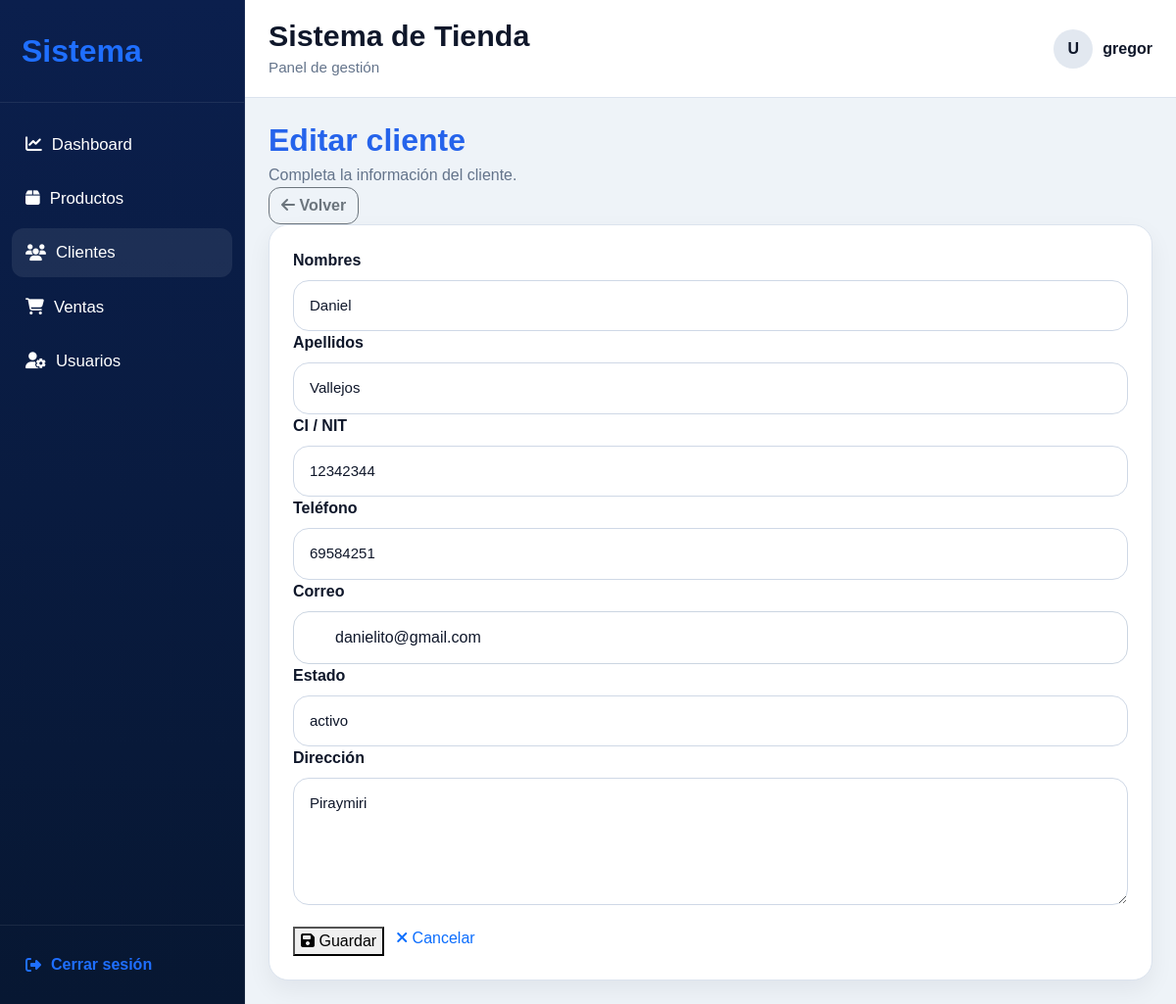
The app's page /tienda/clientes/1/editar/ (signed in) with its own data.
### tienda/models.py (models this page shows, shortened)
class Cliente(models.Model):
    user = models.OneToOneField(User, on_delete=models.SET_NULL, null=True, blank=True)
    nombres = models.CharField(max_length=100)
    apellidos = models.CharField(max_length=100)
    ci_nit = models.CharField(max_length=30)
    telefono = models.CharField(max_length=30)
    email = models.EmailField(blank=True)
    direccion = models.TextField(blank=True)
    estado = models.CharField(max_length=20, default='activo')

### tienda/views.py (the view)
# urls.py: path('clientes/<int:pk>/editar/', views.cliente_update, name='cliente_update'),
@login_required
@user_passes_test(solo_superuser)
def cliente_update(request, pk):
    cliente = get_object_or_404(Cliente, pk=pk)
    if request.method == 'POST':
        form = ClienteForm(request.POST, instance=cliente)
        if form.is_valid():
            form.save()
            messages.success(request, 'Cliente actualizado correctamente.')
            return redirect('clientes_list')
    else:
        form = ClienteForm(instance=cliente)
    return render(request, 'tienda/cliente_form.html', {
        'form': form,
        'titulo': 'Editar cliente',
    })

### tienda/forms.py
class ClienteForm(forms.ModelForm):
    class Meta:
        model = Cliente
        fields = ['nombres', 'apellidos', 'ci_nit', 'telefono', 'email', 'direccion', 'estado']
        widgets = {
            'nombres': forms.TextInput(attrs={'class': 'form-control'}),
            'apellidos': forms.TextInput(attrs={'class': 'form-control'}),
            'ci_nit': forms.TextInput(attrs={'class': 'form-control'}),
            'telefono': forms.TextInput(attrs={'class': 'form-control'}),
            'email': forms.EmailInput(attrs={'class': 'form-control'}),
            'direccion': forms.Textarea(attrs={'class': 'form-control', 'rows': 3}),
            'estado': forms.TextInput(attrs={'class': 'form-control'}),
        }

### tienda/views.py (called while the page is built)
def solo_superuser(user):
    if not user.is_authenticated:
        return False
    if user.is_superuser:
        return True
    if hasattr(user, 'perfil'):
        return user.perfil.rol == 'superuser'
    return False

### templates/tienda/cliente_form.html (shortened to what this page needs)
{% extends 'base.html' %}
{% block content %}
<div class="form-page">
    <div class="form-shell">
        <div class="form-header">
            <div>
                <h2 class="section-title mb-1">{{ titulo }}</h2>
                <p class="section-subtitle mb-0">Completa la información del cliente.</p>
            </div>
            <a href="{% url 'clientes_list' %}" class="btn btn-outline-secondary">
                <i class="fa-solid fa-arrow-left"></i> Volver
            </a>
        </div>
        <div class="page-card">
            <form method="post" novalidate>
                <div class="form-grid">
                    <div class="field-group">
                        <label class="field-label" for="{{ form.nombres.id_for_label }}">Nombres</label>
                        {{ form.nombres }}
                    </div>
                    <div class="field-group">
                        <label class="field-label" for="{{ form.apellidos.id_for_label }}">Apellidos</label>
                        {{ form.apellidos }}
                    </div>
                    <div class="field-group">
                        <label class="field-label" for="{{ form.ci_nit.id_for_label }}">CI / NIT</label>
                        {{ form.ci_nit }}
                    </div>
                    <div class="field-group">
                        <label class="field-label" for="{{ form.telefono.id_for_label }}">Teléfono</label>
                        {{ form.telefono }}
                    </div>
                    <div class="field-group">
                        <label class="field-label" for="{{ form.email.id_for_label }}">Correo</label>
                        {{ form.email }}
                    </div>
                    <div class="field-group">
                        <label class="field-label" for="{{ form.estado.id_for_label }}">Estado</label>
                        {{ form.estado }}
                    </div>
                    <div class="field-group full">
                        <label class="field-label" for="{{ form.direccion.id_for_label }}">Dirección</label>
                        {{ form.direccion }}
                    </div>
                </div>
                <div class="actions">
                    <button type="submit" class="btn-main btn-save">
                        <i class="fa-solid fa-floppy-disk"></i> Guardar
                    </button>
                    <a href="{% url 'clientes_list' %}" class="btn-main btn-cancel">
                        <i class="fa-solid fa-xmark"></i> Cancelar
                    </a>
                </div>
            </form>
        </div>
    </div>
</div>
{% endblock %}

### templates/base.html (shortened to what this page needs)
{% load static %}
<!DOCTYPE html>
<html lang="es">
<head>
    <link rel="stylesheet" href="https://cdn.jsdelivr.net/npm/bootstrap@5.3.3/dist/css/bootstrap.min.css">
    <link rel="stylesheet" href="https://cdnjs.cloudflare.com/ajax/libs/font-awesome/6.5.2/css/all.min.css">
    <link rel="stylesheet" href="{% static 'css/base.css' %}">
    <link rel="stylesheet" href="{% static 'css/dashboard.css' %}">
    <link rel="stylesheet" href="{% static 'css/productos.css' %}">
    <link rel="stylesheet" href="{% static 'css/forms.css' %}">
    <link rel="stylesheet" href="{% static 'css/catalogo.css' %}">
    <link rel="stylesheet" href="{% static 'css/factura.css' %}">
</head>
<body>
    {% with current_name=request.resolver_match.url_name %}
    <div class="app-shell">
        {% if user.is_authenticated and user.is_staff and current_name != 'catalogo_cliente' and current_name != 'detalle_producto_cliente' and current_name != 'carrito' and current_name != 'checkout' and current_name != 'factura_view' %}
        <aside class="sidebar">
            <div class="sidebar-brand">
                <a href="{% url 'dashboard' %}" class="brand-link">Sistema</a>
            </div>
            <nav class="sidebar-nav">
                <a href="{% url 'dashboard' %}" class="nav-link {% if current_name == 'dashboard' %}active{% endif %}">
                    <i class="fa-solid fa-chart-line"></i>
                    <span>Dashboard</span>
                </a>
                <a href="{% url 'productos_list' %}" class="nav-link ">
                    <i class="fa-solid fa-box"></i>
                    <span>Productos</span>
                </a>
                <a href="{% url 'clientes_list' %}" class="nav-link {% if current_name == 'clientes_list' or current_name == 'cliente_create' or current_name == 'cliente_update' or current_name == 'cliente_delete' %}active{% endif %}">
                    <i class="fa-solid fa-users"></i>
                    <span>Clientes</span>
                </a>
                <a href="{% url 'ventas_list' %}" class="nav-link {% if current_name == 'ventas_list' or current_name == 'venta_detail' %}active{% endif %}">
                    <i class="fa-solid fa-cart-shopping"></i>
                    <span>Ventas</span>
                </a>
                {% if user.is_superuser %}
                <a href="{% url 'usuarios_list' %}" class="nav-link {% if current_name == 'usuarios_list' or current_name == 'usuario_create' or current_name == 'usuario_update' or current_name == 'usuario_delete' %}active{% endif %}">
                    <i class="fa-solid fa-user-gear"></i>
                    <span>Usuarios</span>
                </a>
                {% endif %}
            </nav>
            <div class="sidebar-footer">
                <form method="post" action="{% url 'logout' %}">
                    <button type="submit" class="logout-btn border-0 bg-transparent w-100 text-start">
                        <i class="fa-solid fa-right-from-bracket"></i>
                        <span>Cerrar sesión</span>
                    </button>
                </form>
            </div>
        </aside>
        {% endif %}
        <div class="app-main">
            <header class="topbar">
                <div class="topbar-left">
                    <h1 class="topbar-title">Sistema de Tienda</h1>
                    <div class="topbar-subtitle">
                        {% if current_name == 'catalogo_cliente' or current_name == 'detalle_producto_cliente' or current_name == 'carrito' or current_name == 'checkout' or current_name == 'factura_view' %}
                            Catálogo público
                        {% elif user.is_authenticated and user.is_staff %}
                            Panel de gestión
                        {% else %}
                            Tienda en línea
                        {% endif %}
                    </div>
                </div>
                <div class="topbar-right">
                    {% if current_name == 'catalogo_cliente' or current_name == 'detalle_producto_cliente' or current_name == 'carrito' or current_name == 'checkout' or current_name == 'factura_view' %}
                        {% if user.is_authenticated %}
                            <a href="{% url 'carrito' %}" class="btn btn-warning btn-sm me-3">
                                <i class="fa-solid fa-cart-shopping"></i> Carrito
                            </a>
                            <div class="user-chip">
                                <div class="user-avatar">U</div>
                                <span class="user-name">{{ user.username }}</span>
                            </div>
                            <form method="post" action="{% url 'logout' %}" class="ms-2">
                                {% csrf_token %}
                                <button type="submit" class="btn btn-outline-danger btn-sm">
                                    <i class="fa-solid fa-right-from-bracket"></i> Salir
                                </button>
                            </form>
                        {% else %}
                            <a href="{% url 'login' %}" class="btn btn-primary btn-sm">
                                <i class="fa-solid fa-right-to-bracket"></i> Iniciar sesión
                            </a>
                        {% endif %}
                    {% else %}
                        {% if user.is_authenticated %}
                            <div class="user-chip">
                                <div class="user-avatar">U</div>
                                <span class="user-name">{{ user.username }}</span>
                            </div>
                        {% else %}
                            <a href="{% url 'login' %}" class="btn btn-primary btn-sm">
                                <i class="fa-solid fa-right-to-bracket"></i> Iniciar sesión
                            </a>
                        {% endif %}
                    {% endif %}
                </div>
            </header>
            <main class="content-area">
                {% block content %}{% endblock %}
            </main>
        </div>
    </div>
    {% endwith %}
</body>
</html>

### static/css/base.css (style rules this page uses)
html, body { margin: 0; padding: 0; min-height: 100%; font-family: Arial, Helvetica, sans-serif; background: #eef3f8; color: #0f172a; }
* { box-sizing: border-box; }
a { text-decoration: none; }
.app-shell { display: flex; min-height: 100vh; background: #eef3f8; }
.sidebar { width: 250px; min-width: 250px; background: linear-gradient(180deg, #0b1f4d 0%, #071732 100%); color: #ffffff; display: flex; flex-direction: column; border-right: 1px solid rgba(255, 255, 255, 0.08); }
.sidebar-brand { padding: 28px 22px; border-bottom: 1px solid rgba(255, 255, 255, 0.08); }
.brand-link { color: #1f6fff; font-size: 2rem; font-weight: 800; }
.sidebar-nav { display: flex; flex-direction: column; gap: 6px; padding: 18px 12px; }
.nav-link { display: flex; align-items: center; gap: 10px; color: #ffffff; padding: 12px 14px; border-radius: 12px; font-size: 1.05rem; transition: background 0.2s ease; }
.nav-link:hover, .nav-link.active { background: rgba(255, 255, 255, 0.08); color: #ffffff; }
.sidebar-footer { margin-top: auto; padding: 16px 12px; border-top: 1px solid rgba(255, 255, 255, 0.08); }
.logout-btn { display: flex; align-items: center; gap: 10px; color: #1f6fff; font-weight: 700; padding: 12px 14px; }
.app-main { flex: 1; min-width: 0; display: flex; flex-direction: column; background: #eef3f8; }
.topbar { background: #ffffff; border-bottom: 1px solid #dbe3ee; padding: 18px 24px; display: flex; justify-content: space-between; align-items: center; gap: 16px; }
.topbar-title { margin: 0; font-size: 1.9rem; font-weight: 800; color: #0f172a; }
.topbar-subtitle { color: #64748b; margin-top: 4px; font-size: 0.95rem; }
.topbar-right { display: flex; align-items: center; gap: 12px; }
.user-chip { display: flex; align-items: center; gap: 10px; color: #0f172a; font-weight: 600; }
.user-avatar { width: 40px; height: 40px; border-radius: 999px; background: #e2e8f0; color: #0f172a; display: flex; align-items: center; justify-content: center; font-weight: 800; }
.content-area { padding: 24px; flex: 1; background: #eef3f8; overflow: auto; }
.page-card { display: block !important; visibility: visible !important; opacity: 1 !important; background: #ffffff !important; color: #0f172a !important; border: 1px solid #dbe3ee; border-radius: 20px; box-shadow: 0 10px 25px rgba(15, 23, 42, 0.06); padding: 24px; }
.page-card * { visibility: visible !important; opacity: 1 !important; }
.section-title { font-size: 2rem; font-weight: 800; color: #2563eb; margin: 0; }
.section-subtitle { color: #64748b; font-size: 1rem; }
.search-input, .form-control { width: 100%; border: 1px solid #cbd5e1; border-radius: 16px; padding: 14px 16px 14px 42px; background: #ffffff; color: #0f172a; }
.btn { border-radius: 12px; font-weight: 600; }

### static/css/forms.css (style rules this page uses)
.generic-form-shell, .form-shell, .detail-shell, .delete-shell, .checkout-shell, .cart-shell { max-width:1200px; margin:0 auto; }
.form-row.full, .field-group.full { grid-column:1 / -1; }
.form-row label, .field-label, .checkout-label, .auth-label { display:block; font-weight:700; margin-bottom:8px; color:#0f172a; }
.form-row input, .form-row select, .form-row textarea, .field-group input[type="text"], .field-group input[type="number"], .field-group input[type="file"], .field-group textarea, .field-group select, .auth-card input, .checkout-card input, .checkout-card select, .checkout-card textarea { width:100%; border:1px solid #cfd8e6; border-radius:16px; padding:14px 16px; background:#fff; font-size:15px; outline:none; transition:.2s ease; }
.form-row textarea, .field-group textarea, .checkout-card textarea { min-height:130px; resize:vertical; }
.form-actions, .actions, .detail-actions, .delete-actions, .cart-actions, .checkout-actions { display:flex; gap:12px; flex-wrap:wrap; margin-top:22px; }

### records on screen
Cliente: nombres "Daniel", apellidos "Vallejos", ci_nit "12342344", telefono "69584251", email "danielito@gmail.com", estado "activo", direccion "Piraymiri"

### other values on screen
{{ user.username }} "gregor"
{{ titulo }} "Editar cliente"
